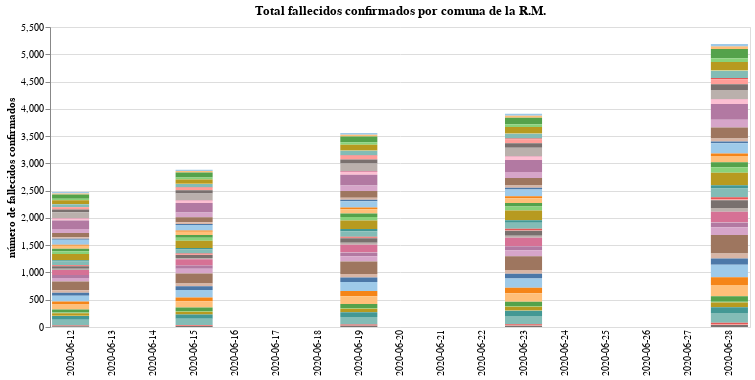

The notebook cell this image was saved under:
### Markdown cell above
# Evolución del total de fallecidos confirmados por comuna

### Code cell
#collapse-hide
import numpy as np
import pandas as pd
import altair as alt
from IPython.display import display, Markdown, display_html, HTML

#download the data
county_deaths_raw = pd.read_csv(
    "https://raw.githubusercontent.com/MinCiencia/Datos-COVID19/master/output/producto38/CasosFallecidosPorComuna.csv")
#select Metropolitan region
county_deaths_RM_raw = county_deaths_raw.query(
    "Region=='Metropolitana'").drop(
    columns=["Region", "Codigo region", "Codigo comuna"]).set_index("Comuna")
#first and last report date
first_date = county_deaths_RM_raw.T.iloc[1].name
last_date = county_deaths_raw.T.iloc[-1].name
#build dataframe with all the dates since first date to last date
county_deaths_RM = pd.DataFrame()
county_deaths_RM["Fecha"] = pd.date_range(start=first_date, end=last_date).strftime('%Y-%m-%d')
county_deaths_RM = county_deaths_RM.set_index("Fecha")
#transpose the dataframe
county_deaths_RM_raw = county_deaths_RM_raw.T
#build the dataframe with all the data from the reports
county_deaths_RM[list(county_deaths_RM_raw.columns)] = county_deaths_RM_raw[list(county_deaths_RM_raw.columns)]

#data in long form to plot it on Altair
county_deaths_RM_long_form = county_deaths_RM.drop(
    columns="Total").reset_index().melt("Fecha", var_name="Comuna", value_name="Fallecidos confirmados")

#plot the data
input_dropdown = alt.binding_select(options=county_deaths_RM_long_form['Comuna'].unique())
selection1 = alt.selection_single(fields=['Comuna'], bind=input_dropdown, name=' ')
selection2 = alt.selection_multi(fields=['Comuna'], on='mouseover')

color = alt.condition(selection1 | selection2,
                    alt.Color('Comuna:N', scale=alt.Scale(scheme='tableau20'), legend=None),
                    alt.value('lightgray'))

bars1 = alt.Chart(county_deaths_RM_long_form.fillna(0)).mark_bar().encode(
    x=alt.X("Fecha", axis=alt.Axis(title="", domain=False, tickSize=0)),
    y=alt.Y("Fallecidos confirmados", axis=alt.Axis(title="número de fallecidos confirmados")),
    tooltip = ["Fecha", "Comuna", "Fallecidos confirmados"],
    color = color
).properties(
    title="Total fallecidos confirmados por comuna de la R.M.",
    width=700).add_selection(
    selection1, selection2
).transform_filter(
    selection1
)

bars1

### Figure 1 — Vega-Lite specification as saved in the notebook (floating-point values rounded to 4 significant figures; data arrays with more than 128 entries replaced by an {"elided": "..."} marker saying what was removed)
{"config": {"view": {"continuousWidth": 400, "continuousHeight": 300}}, "data": {"name": "data-8e5cc8e1db4867dfed00dde1c0de538d"}, "mark": "bar", "encoding": {"color": {"condition": {"type": "nominal", "field": "Comuna", "legend": null, "scale": {"scheme": "tableau20"}, "selection": {"or": [" ", "selector001"]}}, "value": "lightgray"}, "tooltip": [{"type": "nominal", "field": "Fecha"}, {"type": "nominal", "field": "Comuna"}, {"type": "quantitative", "field": "Fallecidos confirmados"}], "x": {"type": "nominal", "axis": {"domain": false, "tickSize": 0, "title": ""}, "field": "Fecha"}, "y": {"type": "quantitative", "axis": {"title": "número de fallecidos confirmados"}, "field": "Fallecidos confirmados"}}, "selection": {" ": {"type": "single", "fields": ["Comuna"], "bind": {"input": "select", "options": ["Alhue", "Buin", "Calera de Tango", "Cerrillos", "Cerro Navia", "Colina", "Conchali", "Curacavi", "El Bosque", "El Monte", "Estacion Central", "Huechuraba", "Independencia", "Isla de Maipo", "La Cisterna", "La Florida", "La Granja", "La Pintana", "La Reina", "Lampa", "Las Condes", "Lo Barnechea", "Lo Espejo", "Lo Prado", "Macul", "Maipu", "Maria Pinto", "Melipilla", "Nunoa", "Padre Hurtado", "Paine", "Pedro Aguirre Cerda", "Penaflor", "Penalolen", "Pirque", "Providencia", "Pudahuel", "Puente Alto", "Quilicura", "Quinta Normal", "Recoleta", "Renca", "San Bernardo", "San Joaquin", "San Jose de Maipo", "San Miguel", "San Pedro", "San Ramon", "Santiago", "Talagante", "Tiltil", "Vitacura", "Desconocido Metropolitana"]}}, "selector001": {"type": "multi", "fields": ["Comuna"], "on": "mouseover"}}, "title": "Total fallecidos confirmados por comuna de la R.M.", "transform": [{"filter": {"selection": " "}}], "width": 700, "$schema": "https://vega.github.io/schema/vega-lite/v4.8.1.json", "datasets": {"data-8e5cc8e1db4867dfed00dde1c0de538d": {"elided": "901 records"}}}
